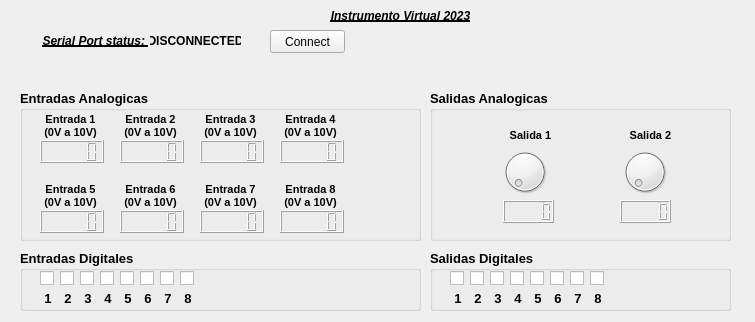
<?xml version="1.0" encoding="UTF-8"?>
<ui version="4.0">
 <class>MainWindow</class>
 <widget class="QMainWindow" name="MainWindow">
  <property name="geometry">
   <rect>
    <x>0</x>
    <y>0</y>
    <width>755</width>
    <height>322</height>
   </rect>
  </property>
  <property name="windowTitle">
   <string>MainWindow</string>
  </property>
  <widget class="QWidget" name="centralwidget">
   <widget class="QLabel" name="label">
    <property name="geometry">
     <rect>
      <x>40</x>
      <y>30</y>
      <width>111</width>
      <height>21</height>
     </rect>
    </property>
    <property name="font">
     <font>
      <weight>75</weight>
      <italic>true</italic>
      <bold>true</bold>
      <underline>true</underline>
     </font>
    </property>
    <property name="text">
     <string>Serial Port status: </string>
    </property>
    <property name="alignment">
     <set>Qt::AlignCenter</set>
    </property>
   </widget>
   <widget class="QLabel" name="connectionStatus">
    <property name="geometry">
     <rect>
      <x>150</x>
      <y>30</y>
      <width>91</width>
      <height>21</height>
     </rect>
    </property>
    <property name="font">
     <font>
      <weight>75</weight>
      <bold>true</bold>
     </font>
    </property>
    <property name="text">
     <string>DISCONNECTED</string>
    </property>
    <property name="alignment">
     <set>Qt::AlignCenter</set>
    </property>
   </widget>
   <widget class="QLabel" name="label_2">
    <property name="geometry">
     <rect>
      <x>300</x>
      <y>0</y>
      <width>201</width>
      <height>31</height>
     </rect>
    </property>
    <property name="font">
     <font>
      <weight>75</weight>
      <italic>true</italic>
      <bold>true</bold>
      <underline>true</underline>
     </font>
    </property>
    <property name="text">
     <string>Instrumento Virtual 2023</string>
    </property>
    <property name="alignment">
     <set>Qt::AlignCenter</set>
    </property>
   </widget>
   <widget class="QGroupBox" name="analogInputBox">
    <property name="geometry">
     <rect>
      <x>20</x>
      <y>90</y>
      <width>401</width>
      <height>151</height>
     </rect>
    </property>
    <property name="font">
     <font>
      <pointsize>10</pointsize>
      <weight>75</weight>
      <bold>true</bold>
     </font>
    </property>
    <property name="title">
     <string>Entradas Analogicas</string>
    </property>
    <widget class="QLCDNumber" name="analogInput1">
     <property name="geometry">
      <rect>
       <x>20</x>
       <y>50</y>
       <width>64</width>
       <height>23</height>
      </rect>
     </property>
    </widget>
    <widget class="QLabel" name="label_4">
     <property name="geometry">
      <rect>
       <x>20</x>
       <y>20</y>
       <width>61</width>
       <height>31</height>
      </rect>
     </property>
     <property name="font">
      <font>
       <pointsize>8</pointsize>
       <weight>75</weight>
       <bold>true</bold>
      </font>
     </property>
     <property name="text">
      <string>Entrada 1 
(0V a 10V)</string>
     </property>
     <property name="alignment">
      <set>Qt::AlignCenter</set>
     </property>
    </widget>
    <widget class="QLabel" name="label_5">
     <property name="geometry">
      <rect>
       <x>100</x>
       <y>20</y>
       <width>61</width>
       <height>31</height>
      </rect>
     </property>
     <property name="font">
      <font>
       <pointsize>8</pointsize>
       <weight>75</weight>
       <bold>true</bold>
      </font>
     </property>
     <property name="text">
      <string>Entrada 2 
(0V a 10V)</string>
     </property>
     <property name="alignment">
      <set>Qt::AlignCenter</set>
     </property>
    </widget>
    <widget class="QLCDNumber" name="analogInput2">
     <property name="geometry">
      <rect>
       <x>100</x>
       <y>50</y>
       <width>64</width>
       <height>23</height>
      </rect>
     </property>
    </widget>
    <widget class="QLabel" name="label_6">
     <property name="geometry">
      <rect>
       <x>180</x>
       <y>20</y>
       <width>61</width>
       <height>31</height>
      </rect>
     </property>
     <property name="font">
      <font>
       <pointsize>8</pointsize>
       <weight>75</weight>
       <bold>true</bold>
      </font>
     </property>
     <property name="text">
      <string>Entrada 3 
(0V a 10V)</string>
     </property>
     <property name="alignment">
      <set>Qt::AlignCenter</set>
     </property>
    </widget>
    <widget class="QLCDNumber" name="analogInput3">
     <property name="geometry">
      <rect>
       <x>180</x>
       <y>50</y>
       <width>64</width>
       <height>23</height>
      </rect>
     </property>
    </widget>
    <widget class="QLabel" name="label_7">
     <property name="geometry">
      <rect>
       <x>260</x>
       <y>20</y>
       <width>61</width>
       <height>31</height>
      </rect>
     </property>
     <property name="font">
      <font>
       <pointsize>8</pointsize>
       <weight>75</weight>
       <bold>true</bold>
      </font>
     </property>
     <property name="text">
      <string>Entrada 4 
(0V a 10V)</string>
     </property>
     <property name="alignment">
      <set>Qt::AlignCenter</set>
     </property>
    </widget>
    <widget class="QLCDNumber" name="analogInput4">
     <property name="geometry">
      <rect>
       <x>260</x>
       <y>50</y>
       <width>64</width>
       <height>23</height>
      </rect>
     </property>
    </widget>
    <widget class="QLabel" name="label_8">
     <property name="geometry">
      <rect>
       <x>260</x>
       <y>90</y>
       <width>61</width>
       <height>31</height>
      </rect>
     </property>
     <property name="font">
      <font>
       <pointsize>8</pointsize>
       <weight>75</weight>
       <bold>true</bold>
      </font>
     </property>
     <property name="text">
      <string>Entrada 8 
(0V a 10V)</string>
     </property>
     <property name="alignment">
      <set>Qt::AlignCenter</set>
     </property>
    </widget>
    <widget class="QLCDNumber" name="analogInput8">
     <property name="geometry">
      <rect>
       <x>260</x>
       <y>120</y>
       <width>64</width>
       <height>23</height>
      </rect>
     </property>
    </widget>
    <widget class="QLCDNumber" name="analogInput6">
     <property name="geometry">
      <rect>
       <x>100</x>
       <y>120</y>
       <width>64</width>
       <height>23</height>
      </rect>
     </property>
    </widget>
    <widget class="QLCDNumber" name="analogInput7">
     <property name="geometry">
      <rect>
       <x>180</x>
       <y>120</y>
       <width>64</width>
       <height>23</height>
      </rect>
     </property>
    </widget>
    <widget class="QLabel" name="label_9">
     <property name="geometry">
      <rect>
       <x>180</x>
       <y>90</y>
       <width>61</width>
       <height>31</height>
      </rect>
     </property>
     <property name="font">
      <font>
       <pointsize>8</pointsize>
       <weight>75</weight>
       <bold>true</bold>
      </font>
     </property>
     <property name="text">
      <string>Entrada 7 
(0V a 10V)</string>
     </property>
     <property name="alignment">
      <set>Qt::AlignCenter</set>
     </property>
    </widget>
    <widget class="QLabel" name="label_10">
     <property name="geometry">
      <rect>
       <x>20</x>
       <y>90</y>
       <width>61</width>
       <height>31</height>
      </rect>
     </property>
     <property name="font">
      <font>
       <pointsize>8</pointsize>
       <weight>75</weight>
       <bold>true</bold>
      </font>
     </property>
     <property name="text">
      <string>Entrada 5 
(0V a 10V)</string>
     </property>
     <property name="alignment">
      <set>Qt::AlignCenter</set>
     </property>
    </widget>
    <widget class="QLCDNumber" name="analogInput5">
     <property name="geometry">
      <rect>
       <x>20</x>
       <y>120</y>
       <width>64</width>
       <height>23</height>
      </rect>
     </property>
    </widget>
    <widget class="QLabel" name="label_11">
     <property name="geometry">
      <rect>
       <x>100</x>
       <y>90</y>
       <width>61</width>
       <height>31</height>
      </rect>
     </property>
     <property name="font">
      <font>
       <pointsize>8</pointsize>
       <weight>75</weight>
       <bold>true</bold>
      </font>
     </property>
     <property name="text">
      <string>Entrada 6 
(0V a 10V)</string>
     </property>
     <property name="alignment">
      <set>Qt::AlignCenter</set>
     </property>
    </widget>
   </widget>
   <widget class="QGroupBox" name="analogOutputBox">
    <property name="geometry">
     <rect>
      <x>430</x>
      <y>90</y>
      <width>301</width>
      <height>151</height>
     </rect>
    </property>
    <property name="font">
     <font>
      <pointsize>10</pointsize>
      <weight>75</weight>
      <bold>true</bold>
     </font>
    </property>
    <property name="title">
     <string>Salidas Analogicas</string>
    </property>
    <widget class="QLabel" name="label_20">
     <property name="geometry">
      <rect>
       <x>70</x>
       <y>30</y>
       <width>61</width>
       <height>31</height>
      </rect>
     </property>
     <property name="font">
      <font>
       <pointsize>8</pointsize>
       <weight>75</weight>
       <bold>true</bold>
      </font>
     </property>
     <property name="text">
      <string>Salida 1</string>
     </property>
     <property name="alignment">
      <set>Qt::AlignCenter</set>
     </property>
    </widget>
    <widget class="QLabel" name="label_21">
     <property name="geometry">
      <rect>
       <x>190</x>
       <y>30</y>
       <width>61</width>
       <height>31</height>
      </rect>
     </property>
     <property name="font">
      <font>
       <pointsize>8</pointsize>
       <weight>75</weight>
       <bold>true</bold>
      </font>
     </property>
     <property name="text">
      <string>Salida 2</string>
     </property>
     <property name="alignment">
      <set>Qt::AlignCenter</set>
     </property>
    </widget>
    <widget class="QDial" name="dial_analogOutput1">
     <property name="geometry">
      <rect>
       <x>70</x>
       <y>50</y>
       <width>50</width>
       <height>64</height>
      </rect>
     </property>
    </widget>
    <widget class="QDial" name="dial_analogOutput2">
     <property name="geometry">
      <rect>
       <x>190</x>
       <y>50</y>
       <width>50</width>
       <height>64</height>
      </rect>
     </property>
    </widget>
    <widget class="QLCDNumber" name="lcd_analogOutput1">
     <property name="geometry">
      <rect>
       <x>73</x>
       <y>110</y>
       <width>51</width>
       <height>23</height>
      </rect>
     </property>
    </widget>
    <widget class="QLCDNumber" name="lcd_analogOutput2">
     <property name="geometry">
      <rect>
       <x>190</x>
       <y>110</y>
       <width>51</width>
       <height>23</height>
      </rect>
     </property>
    </widget>
   </widget>
   <widget class="QGroupBox" name="digitalInputBox">
    <property name="geometry">
     <rect>
      <x>20</x>
      <y>250</y>
      <width>401</width>
      <height>61</height>
     </rect>
    </property>
    <property name="font">
     <font>
      <pointsize>10</pointsize>
      <weight>75</weight>
      <bold>true</bold>
     </font>
    </property>
    <property name="title">
     <string>Entradas Digitales</string>
    </property>
    <widget class="QCheckBox" name="digitalInput2">
     <property name="geometry">
      <rect>
       <x>40</x>
       <y>20</y>
       <width>16</width>
       <height>17</height>
      </rect>
     </property>
     <property name="text">
      <string/>
     </property>
    </widget>
    <widget class="QCheckBox" name="digitalInput6">
     <property name="geometry">
      <rect>
       <x>120</x>
       <y>20</y>
       <width>16</width>
       <height>17</height>
      </rect>
     </property>
     <property name="text">
      <string/>
     </property>
    </widget>
    <widget class="QCheckBox" name="digitalInput7">
     <property name="geometry">
      <rect>
       <x>140</x>
       <y>20</y>
       <width>16</width>
       <height>17</height>
      </rect>
     </property>
     <property name="text">
      <string/>
     </property>
    </widget>
    <widget class="QCheckBox" name="digitalInput5">
     <property name="geometry">
      <rect>
       <x>100</x>
       <y>20</y>
       <width>16</width>
       <height>17</height>
      </rect>
     </property>
     <property name="text">
      <string/>
     </property>
    </widget>
    <widget class="QCheckBox" name="digitalInput4">
     <property name="geometry">
      <rect>
       <x>80</x>
       <y>20</y>
       <width>16</width>
       <height>17</height>
      </rect>
     </property>
     <property name="text">
      <string/>
     </property>
    </widget>
    <widget class="QCheckBox" name="digitalInput3">
     <property name="geometry">
      <rect>
       <x>60</x>
       <y>20</y>
       <width>16</width>
       <height>17</height>
      </rect>
     </property>
     <property name="text">
      <string/>
     </property>
    </widget>
    <widget class="QCheckBox" name="digitalInput1">
     <property name="geometry">
      <rect>
       <x>20</x>
       <y>20</y>
       <width>16</width>
       <height>17</height>
      </rect>
     </property>
     <property name="text">
      <string/>
     </property>
    </widget>
    <widget class="QCheckBox" name="digitalInput8">
     <property name="geometry">
      <rect>
       <x>160</x>
       <y>20</y>
       <width>16</width>
       <height>17</height>
      </rect>
     </property>
     <property name="text">
      <string/>
     </property>
    </widget>
    <widget class="QLabel" name="label_3">
     <property name="geometry">
      <rect>
       <x>20</x>
       <y>40</y>
       <width>16</width>
       <height>16</height>
      </rect>
     </property>
     <property name="text">
      <string>1</string>
     </property>
     <property name="alignment">
      <set>Qt::AlignCenter</set>
     </property>
    </widget>
    <widget class="QLabel" name="label_22">
     <property name="geometry">
      <rect>
       <x>40</x>
       <y>40</y>
       <width>16</width>
       <height>16</height>
      </rect>
     </property>
     <property name="text">
      <string>2</string>
     </property>
     <property name="alignment">
      <set>Qt::AlignCenter</set>
     </property>
    </widget>
    <widget class="QLabel" name="label_23">
     <property name="geometry">
      <rect>
       <x>60</x>
       <y>40</y>
       <width>16</width>
       <height>16</height>
      </rect>
     </property>
     <property name="text">
      <string>3</string>
     </property>
     <property name="alignment">
      <set>Qt::AlignCenter</set>
     </property>
    </widget>
    <widget class="QLabel" name="label_24">
     <property name="geometry">
      <rect>
       <x>80</x>
       <y>40</y>
       <width>16</width>
       <height>16</height>
      </rect>
     </property>
     <property name="text">
      <string>4</string>
     </property>
     <property name="alignment">
      <set>Qt::AlignCenter</set>
     </property>
    </widget>
    <widget class="QLabel" name="label_25">
     <property name="geometry">
      <rect>
       <x>100</x>
       <y>40</y>
       <width>16</width>
       <height>16</height>
      </rect>
     </property>
     <property name="text">
      <string>5</string>
     </property>
     <property name="alignment">
      <set>Qt::AlignCenter</set>
     </property>
    </widget>
    <widget class="QLabel" name="label_26">
     <property name="geometry">
      <rect>
       <x>120</x>
       <y>40</y>
       <width>16</width>
       <height>16</height>
      </rect>
     </property>
     <property name="text">
      <string>6</string>
     </property>
     <property name="alignment">
      <set>Qt::AlignCenter</set>
     </property>
    </widget>
    <widget class="QLabel" name="label_27">
     <property name="geometry">
      <rect>
       <x>140</x>
       <y>40</y>
       <width>16</width>
       <height>16</height>
      </rect>
     </property>
     <property name="text">
      <string>7</string>
     </property>
     <property name="alignment">
      <set>Qt::AlignCenter</set>
     </property>
    </widget>
    <widget class="QLabel" name="label_28">
     <property name="geometry">
      <rect>
       <x>160</x>
       <y>40</y>
       <width>16</width>
       <height>16</height>
      </rect>
     </property>
     <property name="text">
      <string>8</string>
     </property>
     <property name="alignment">
      <set>Qt::AlignCenter</set>
     </property>
    </widget>
   </widget>
   <widget class="QGroupBox" name="digitalOutputBox">
    <property name="geometry">
     <rect>
      <x>430</x>
      <y>250</y>
      <width>301</width>
      <height>61</height>
     </rect>
    </property>
    <property name="font">
     <font>
      <pointsize>10</pointsize>
      <weight>75</weight>
      <bold>true</bold>
     </font>
    </property>
    <property name="title">
     <string>Salidas Digitales</string>
    </property>
    <widget class="QCheckBox" name="digitalOutput2">
     <property name="geometry">
      <rect>
       <x>40</x>
       <y>20</y>
       <width>16</width>
       <height>17</height>
      </rect>
     </property>
     <property name="text">
      <string/>
     </property>
    </widget>
    <widget class="QCheckBox" name="digitalOutput6">
     <property name="geometry">
      <rect>
       <x>120</x>
       <y>20</y>
       <width>16</width>
       <height>17</height>
      </rect>
     </property>
     <property name="text">
      <string/>
     </property>
    </widget>
    <widget class="QCheckBox" name="digitalOutput7">
     <property name="geometry">
      <rect>
       <x>140</x>
       <y>20</y>
       <width>16</width>
       <height>17</height>
      </rect>
     </property>
     <property name="text">
      <string/>
     </property>
    </widget>
    <widget class="QCheckBox" name="digitalOutput5">
     <property name="geometry">
      <rect>
       <x>100</x>
       <y>20</y>
       <width>16</width>
       <height>17</height>
      </rect>
     </property>
     <property name="text">
      <string/>
     </property>
    </widget>
    <widget class="QCheckBox" name="digitalOutput4">
     <property name="geometry">
      <rect>
       <x>80</x>
       <y>20</y>
       <width>16</width>
       <height>17</height>
      </rect>
     </property>
     <property name="text">
      <string/>
     </property>
    </widget>
    <widget class="QCheckBox" name="digitalOutput3">
     <property name="geometry">
      <rect>
       <x>60</x>
       <y>20</y>
       <width>16</width>
       <height>17</height>
      </rect>
     </property>
     <property name="text">
      <string/>
     </property>
    </widget>
    <widget class="QCheckBox" name="digitalOutput1">
     <property name="geometry">
      <rect>
       <x>20</x>
       <y>20</y>
       <width>16</width>
       <height>17</height>
      </rect>
     </property>
     <property name="text">
      <string/>
     </property>
    </widget>
    <widget class="QCheckBox" name="digitalOutput8">
     <property name="geometry">
      <rect>
       <x>160</x>
       <y>20</y>
       <width>16</width>
       <height>17</height>
      </rect>
     </property>
     <property name="text">
      <string/>
     </property>
    </widget>
    <widget class="QLabel" name="label_29">
     <property name="geometry">
      <rect>
       <x>160</x>
       <y>40</y>
       <width>16</width>
       <height>16</height>
      </rect>
     </property>
     <property name="text">
      <string>8</string>
     </property>
     <property name="alignment">
      <set>Qt::AlignCenter</set>
     </property>
    </widget>
    <widget class="QLabel" name="label_30">
     <property name="geometry">
      <rect>
       <x>20</x>
       <y>40</y>
       <width>16</width>
       <height>16</height>
      </rect>
     </property>
     <property name="text">
      <string>1</string>
     </property>
     <property name="alignment">
      <set>Qt::AlignCenter</set>
     </property>
    </widget>
    <widget class="QLabel" name="label_31">
     <property name="geometry">
      <rect>
       <x>140</x>
       <y>40</y>
       <width>16</width>
       <height>16</height>
      </rect>
     </property>
     <property name="text">
      <string>7</string>
     </property>
     <property name="alignment">
      <set>Qt::AlignCenter</set>
     </property>
    </widget>
    <widget class="QLabel" name="label_32">
     <property name="geometry">
      <rect>
       <x>80</x>
       <y>40</y>
       <width>16</width>
       <height>16</height>
      </rect>
     </property>
     <property name="text">
      <string>4</string>
     </property>
     <property name="alignment">
      <set>Qt::AlignCenter</set>
     </property>
    </widget>
    <widget class="QLabel" name="label_33">
     <property name="geometry">
      <rect>
       <x>100</x>
       <y>40</y>
       <width>16</width>
       <height>16</height>
      </rect>
     </property>
     <property name="text">
      <string>5</string>
     </property>
     <property name="alignment">
      <set>Qt::AlignCenter</set>
     </property>
    </widget>
    <widget class="QLabel" name="label_34">
     <property name="geometry">
      <rect>
       <x>40</x>
       <y>40</y>
       <width>16</width>
       <height>16</height>
      </rect>
     </property>
     <property name="text">
      <string>2</string>
     </property>
     <property name="alignment">
      <set>Qt::AlignCenter</set>
     </property>
    </widget>
    <widget class="QLabel" name="label_35">
     <property name="geometry">
      <rect>
       <x>120</x>
       <y>40</y>
       <width>16</width>
       <height>16</height>
      </rect>
     </property>
     <property name="text">
      <string>6</string>
     </property>
     <property name="alignment">
      <set>Qt::AlignCenter</set>
     </property>
    </widget>
    <widget class="QLabel" name="label_36">
     <property name="geometry">
      <rect>
       <x>60</x>
       <y>40</y>
       <width>16</width>
       <height>16</height>
      </rect>
     </property>
     <property name="text">
      <string>3</string>
     </property>
     <property name="alignment">
      <set>Qt::AlignCenter</set>
     </property>
    </widget>
   </widget>
   <widget class="QPushButton" name="connectButton">
    <property name="geometry">
     <rect>
      <x>270</x>
      <y>30</y>
      <width>75</width>
      <height>23</height>
     </rect>
    </property>
    <property name="text">
     <string>Connect</string>
    </property>
   </widget>
  </widget>
  <action name="actionConfiguration">
   <property name="text">
    <string>Configuration</string>
   </property>
  </action>
  <action name="actionDisconnected">
   <property name="text">
    <string>Disconnected</string>
   </property>
  </action>
 </widget>
 <resources/>
 <connections/>
</ui>
